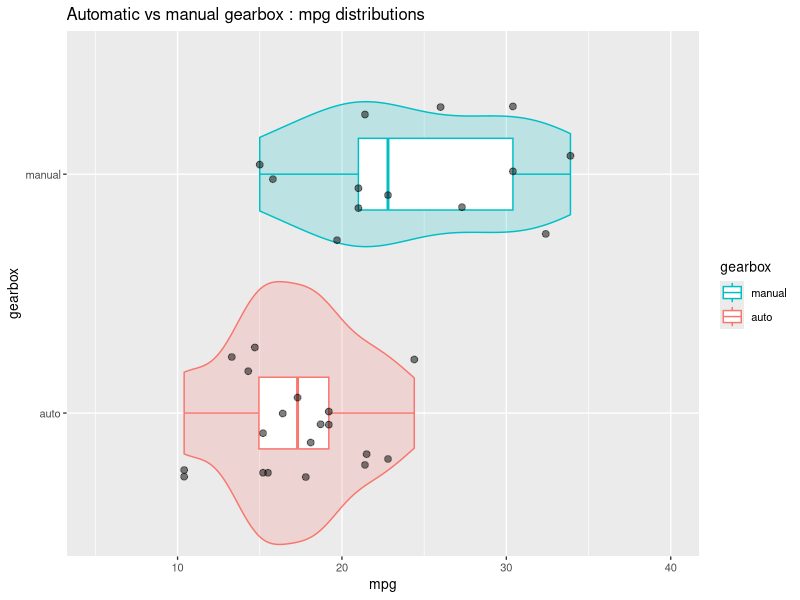
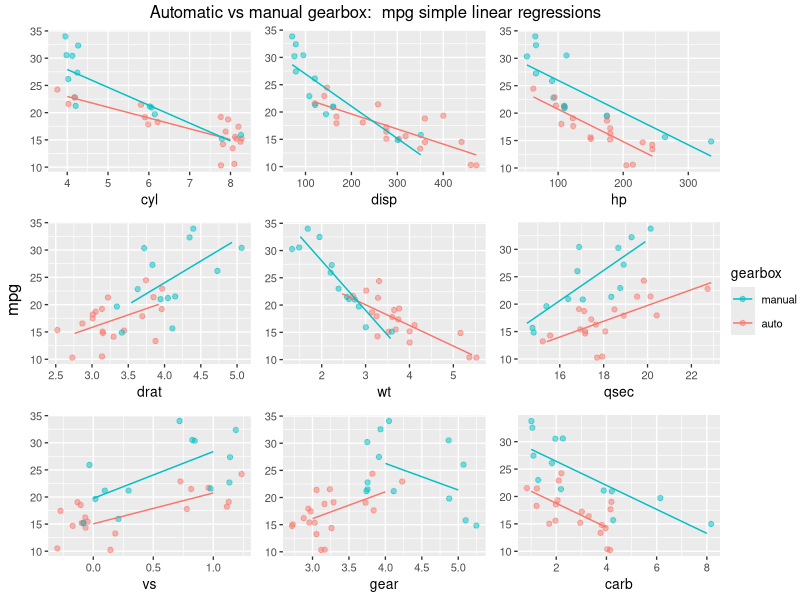
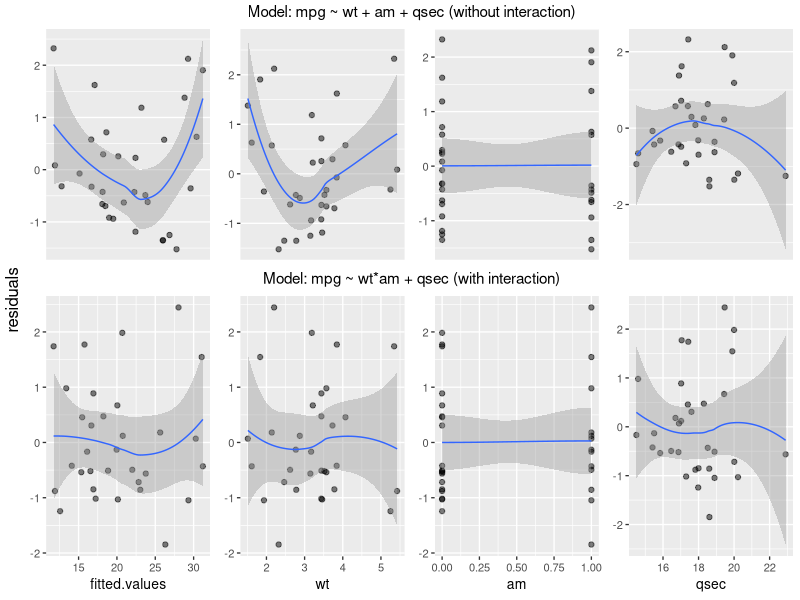
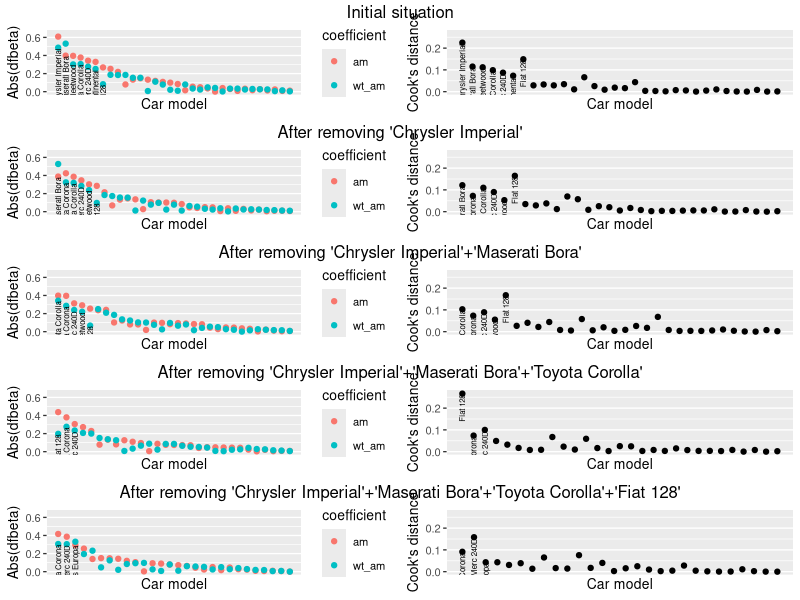
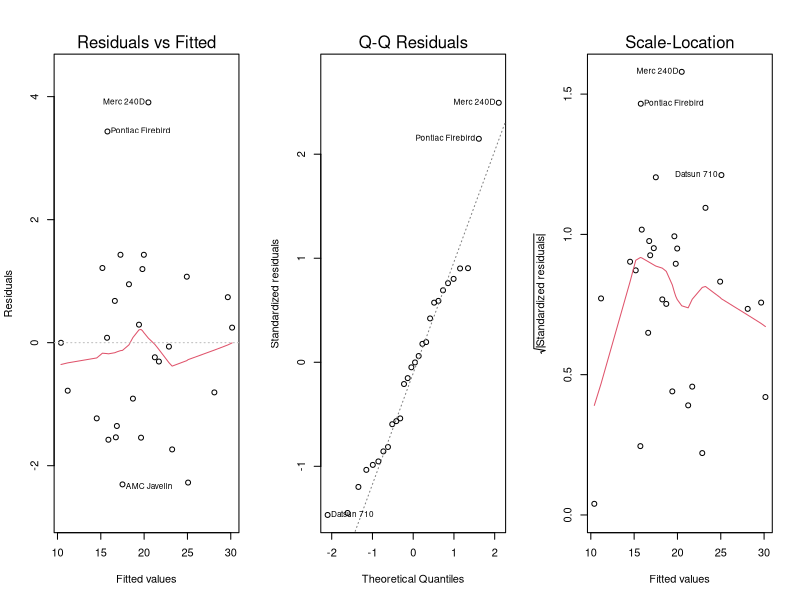
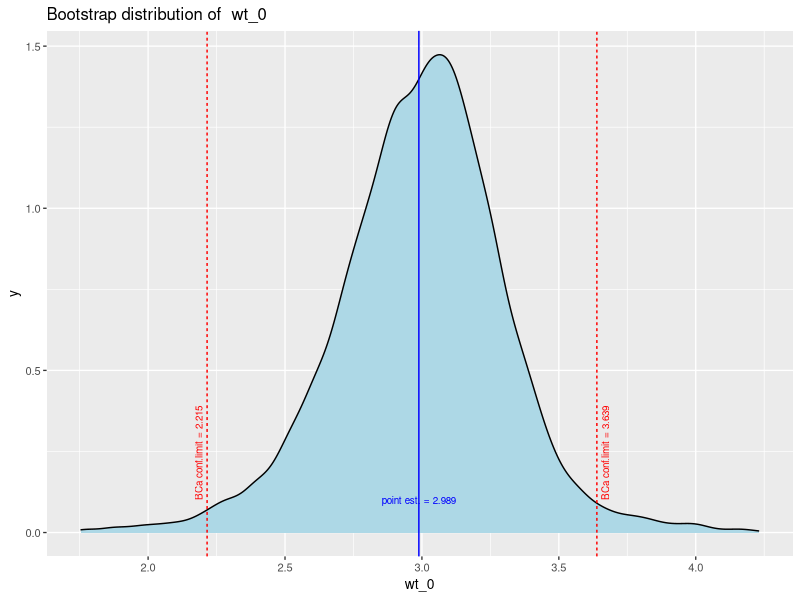

Reproduce these figures in R, in order.
## ---- chunk 1
knitr::opts_chunk$set(echo = FALSE)
options(digits = 2, scipen = 7)
## ---- chunk 2
vsfigheight <-  2 #2.5
vsfigwidth <-  4
sfigheight <-  3
sfigwidth <-  5
nfigheight <-  4.5 # chk
nfigwidth <-  6 # chk
lfigheight <-  5.5
lfigwidth <-  7
vlfigheight <-  8
vlfigwidth <-  8
knitr::opts_chunk$set(fig.height = nfigheight, fig.width = nfigwidth, fig.pos = "center")
## ---- chunk 3
library(knitr)
library(dplyr)
library(ggplot2)
library(grid)
library(gridExtra)
library(boot)
library(xtable)
## ---- chunk 4
defdevice <- NULL # NULL (print on current device), or 'win' (but anything goes)
defsleep <- 10 # default waiting time in seconds

bootstriter <-  10000 # bootstrap iterations

# alter the ggplot theme a little
theme_set(theme_grey(base_size = 10))

## ---- chunk 5
#' More external code
## ---- chunk 6
#' vlookup (as in Excel). each column may be described by its rank or its name
#'
vlookup <- function(value, searchtable, searchcol = 1, returncol= 2){
        searchtable[match(value, searchtable[[searchcol]]), returncol]
}


#' reordering factors
#' -------------------------------------------------
# from 'Standard Functions'
orderfact <- function(dataf, nomfact, orderfreq = TRUE, orderdesc = TRUE,
                      ordervar = "c..nt", orderval = NA, orderfun = sum,
                      nlevels = NULL) {
        if (is.null(nlevels)) {
                direction <- ifelse(orderdesc,-1, 1)

                if (orderfreq & ordervar == "c..nt") {
                        dataf$c..nt <- c(1)
                }
                if (is.na(orderval) & ordervar == "c..nt") {
                        dataf$c..nt <- c(1)
                } else if (is.na(orderval) & ordervar != "c..nt") {
                        # dataf$c..nt <- ifelse(is.na(dataf[, ordervar]), 0, 1)
                        #
                        # ordervar <- "c..nt"
                        # ne rien faire ??
                } else {
                        dataf$c..nt <-
                                ifelse(is.na(dataf[[ordervar]]),
                                       0 ,
                                       ifelse(dataf[[ordervar]] == orderval,
                                              1, 0))
                        ordervar <- "c..nt"
                }
                # reordonner le facteur
                if (orderfreq) {
                        xx <- dataf[[nomfact]]
                        xxx <- direction * dataf[[ordervar]]
                        resfact <- reorder(xx, xxx, orderfun, na.rm = TRUE)
                } else {
                        resfact <- dataf[[nomfact]]
                }
        } else {
                resfact <- factor(dataf[[nomfact]], levels = nlevels) ### modfié ????????????
        }
        # retour
        resfact
}
## ---- chunk 7

#' The data
#' ========

# From help file : data frame with 32 observations on 11 variables.

# [, 1]	 mpg	 Miles/(US) gallon
# [, 2]	 cyl	 Number of cylinders
# [, 3]	 disp	 Displacement (cu.in.)
# [, 4]	 hp	 Gross horsepower
# [, 5]	 drat	 Rear axle ratio
# [, 6]	 wt	 Weight (1000 lbs)
# [, 7]	 qsec	 1/4 mile time
# [, 8]	 vs	 V/S
# [, 9]	 am	 Transmission (0 = automatic, 1 = manual)
# [,10]	 gear	 Number of forward gears
# [,11]	 carb	 Number of carburetors

# comment
# :(http://stackoverflow.com/questions/18617174/r-mtcars-dataset-meaning-of-vs-variable:
# car has a V engine or a Straight engine)

# get the data
data("mtcars")



#' Data exploration
#' ----------------

#' compute means for  am = 0 / 1
means <- mtcars %>%
        group_by(am) %>%
        summarise(meanmpg=mean(mpg))

meanauto <- means[1,"meanmpg"]
meanmanual <- means[2,"meanmpg"]

#' add to data mtcars factor 'gerbox' = factor(am) ,
#' but explicitly (auto / manual)
# preserve rownames
rownames0 <- rownames(mtcars)
# mtcars <- mutate(mtcars, gearbox = factor(ifelse(am == 0, "auto", "manual")))
mtcars <- mutate(mtcars,
                 gearbox =
                         factor(mtcars$am,
                                labels = c("auto", "manual")))
# verification
# levels(mtcars$gearbox)
# restore rwnames
rownames(mtcars) <- rownames0

#' Compare distributions
# violin + box + points (jitter)
gviolin <- ggplot(mtcars, aes(gearbox, mpg, color=gearbox)) +
        geom_violin(mapping=aes(fill=gearbox),
                    width=1.1, show.legend = FALSE, alpha = .2) +
        geom_boxplot(width=.3) +
        geom_jitter(width=.3, height=.0,
                    alpha =.5, size = 2, color="black") +
        scale_y_continuous(limits = c(5, 40)) +
        guides(col = guide_legend(reverse = TRUE))+
        labs(title = "Automatic vs manual gearbox : mpg distributions") +
        coord_flip()

# display graphs, works with ggplot2 and gtable graphs. sends graphs to default
# or windows device (set the default in defdevice)
displaygraph <- function(one.graph,
                         windevice = defdevice,
                         width = nfigwidth,
                         height = nfigheight ) {
        if (is.null(windevice)) {
                grid.newpage()
                grid.draw(one.graph)
        } else {
                windows(width = width, height = height)
                grid.newpage()
                grid.draw(one.graph)
                Sys.sleep(defsleep)
                dev.off()
        }
}

# display
# displaygraph(gviolin)




#' Plotting the effect of every variable on mpg, conmparing automatic and manual transmissions
#' -------------------------------------------------------------------------------------------

# plotting function
plotam <- function(varname, withlegend = FALSE) {
        g <- ggplot(mtcars,
               aes_(x = as.name(varname),
                    y = quote(mpg),
                    color = quote(gearbox))) +
                geom_jitter(width= .3, height = .2, alpha =.5) +
                geom_smooth(data = filter(mtcars, am ==0),
                            method="lm", se= FALSE, size=.5) +
                geom_smooth(data = filter(mtcars, am ==1),
                            method="lm", se= FALSE, size=.5) +
                ylab(NULL) +
                # scale_color_discrete(guide_legend("am")) +
                theme(legend.position = "right")
        if (withlegend) {
                g + guides(col = guide_legend(reverse = TRUE))
        } else {
                g + theme(legend.position = "none")
        }
}

# test
# plotam("wt")
# plotam("wt" , withlegend=TRUE)

# plot all variables except mpg, against am
lpl <- lapply(X = setdiff(colnames(mtcars), c("am", "gearbox", "mpg")),
              plotam)


# put pplots together with a common legend):

# get the legend from any one plot (the plot must have a legend)
# extract legend
# https://github.com/hadley/ggplot2/wiki/Share-a-legend-between-two-ggplot2-graphs
g_legend <- function(a.gplot){
        tmp <- ggplot_gtable(ggplot_build(a.gplot))
        leg <- which(sapply(tmp$grobs, function(x) x$name) == "guide-box")
        legend <- tmp$grobs[[leg]]
        return(legend)}

mylegend <- g_legend(plotam("wt", withlegend = TRUE))


# draw the plot
# windows(width = 10, height = 6)
title2 <- textGrob("Automatic vs manual gearbox:  mpg simple linear regressions") #,
                   #gp = gpar(fontface="bold"))

gg <- arrangeGrob(grobs = lpl,
                  ncol = 3,
                  top = title2,
                  left = "mpg")

slrg <- arrangeGrob(gg,
                   mylegend, nrow=1, widths=c(10, 1))

# to display
# displaygraph(slrg)
## ---- chunk 8
#' model selection
#' ===============

#' backwards elimination (without interaction)
#' -------------------------------------------
# start


# testing function, not-really-so-great
nextstep <- function(fit) {
        sf <-  summary(fit)
        sfc <- summary(fit)$coef[-1,]
        rnames <- dimnames(sfc)[[1]]
        ix <- match(max(sfc[,4] ), sfc[,4] )
        # formula
        fitfla <- formula(fit)
        cfla <- as.character(fitfla)
        cfla <- paste(cfla[2], cfla[1], cfla[3])
        # result
        if (sfc[ix,4] > 0.05) {
                data.frame(nonsignif.var = rnames[ix],
                           p.value =  round(sfc[ix, 4], 3),
                           sigma = sf$sigma,
                           Rsquared =  sf$r.squared,
                           Adj.Rsquared = sf$adj.r.squared)
        } else {
                data.frame(nonsignif.var = "all significant",
                           formula = cfla,
                           sigma = sf$sigma,
                           Rsquared =  sf$r.squared,
                           Adj.Rsquared = sf$adj.r.squared)
        }
}


# initialize the removel process and create functions
initrem <- function() {
        i <- 1
        elim <- character(0)
        step = NULL
        list(remvar = function() {
                step <<- nextstep(fit)
                elim[i] <<- paste0(step$nonsignif.var,
                                  " (p.value:",
                                  round(step$p.value, 2) , ")" )
                i <<- i + 1
                step },
             whatstep = function() {step},
             stephist = function() {elim}
        )
}

temp <- initrem()
remvar <- temp[["remvar"]]
whatstep <- temp[["whatstep"]]
stephist <- temp[["stephist"]]

# remove var function
# remvar <- function() {
#         step <<- nextstep(fit)
#         elim[i] <<- paste(step$nonsignif.var, "(p.value =", round(step$p.value, 2) , ")" )
#         i <<- i + 1
# }




# first iteration
fit <- lm(mpg ~ carb + hp + disp + cyl + wt + gear + am + drat + vs + qsec, mtcars)
# show essentials
summary(fit)
remvar( )
stephist()


# 2 removing cyl
fit <- lm(mpg ~ carb + hp + disp + wt + gear + am + drat + vs + qsec, mtcars)
# show essentials
summary(fit)
remvar( )
stephist()


# removing vs
fit <- lm(mpg ~ carb + hp + disp + wt + gear + am + drat + qsec, mtcars)
# show essentials
summary(fit)
remvar( )
stephist()


# removing carb
fit <- lm(mpg ~ hp + disp + wt + gear + am + drat + qsec, mtcars)
# show essentials
summary(fit)
remvar( )
stephist()


# removing gear
fit <- lm(mpg ~ hp + disp + wt + am + drat + qsec, mtcars)
# show essentials
summary(fit)
remvar( )
stephist()


# removing drat
# show essentials
summary(fit)
remvar( )
stephist()


# removing disp
fit <- lm(mpg ~ hp + wt + am + qsec, mtcars)
# show essentials
summary(fit)
remvar( )
stephist()

# removing hp final step
fit <- lm(mpg ~ wt + am + qsec, mtcars)
# show essentials
sf1 <- summary(fit)
try(remvar( ))
sh <- stephist() # store removal history


# values to retain and display

# test list of removals (char)
remlist <- paste(sh, collapse = ", ")

firstformula <- as.character(formula(fit))
firstformula <- paste(firstformula[2], firstformula[1], firstformula[3])
# use sf1$adj.r.squared for the text
## ---- chunk 9
#' mpg ~ wt + am + qsec diagnostics
#' --------------------------------

# residuals plots

# Store residuals and fitted values
mtcars1 <- mutate(mtcars, resid1 = rstudent(fit),
                  fitted.values = fitted.values(fit))
rownames(mtcars1) <- rownames0

# residuals plots
# ---------------
# variables in the final model
vnames <- c("fitted.values", "wt", "am", "qsec")


resvarplot <- function(varname) {
        ggplot(mtcars1, aes_(as.name(varname) , quote(resid1))) +
                geom_point(alpha = .5) +
                geom_smooth(size = .5, linetype = 1, span = 1) +
                scale_y_continuous(name = NULL) +
                scale_x_continuous(name = NULL, breaks=NULL)
}

# test
# resvarplot(varname = "wt")
# compute aull residuals plots
lpres1 <- lapply(vnames, FUN=resvarplot)

# title
title <- textGrob("Model: mpg ~ wt + am + qsec (without interaction)", gp=gpar(fontsize=11))


gr1 <- arrangeGrob(grobs = lpres1,
          #ncols=3
          layout_matrix = matrix(c(1,2,3,4), nrow=1),
          # left = "residuals",
          top = title
          )

# to display
# displaygraph(gr1)
## ---- chunk 10
#' Adding interaction am:wt
#' ------------------------

fit2 <- lm(mpg ~ wt + am*wt + qsec, mtcars)
swi <- summary(fit2)
# swi

# Store residuals and fitted values
mtcars2 <- mutate(mtcars, resid1 = rstudent(fit2),
                  fitted.values = fitted.values(fit2))
rownames(mtcars2) <- rownames0


# residuals plots
# ---------------
# variables in the final model
vnames <- c("fitted.values", "wt", "am", "qsec")

resvarplot2 <- function(varname) {
        ggplot(mtcars2, aes_(as.name(varname) , quote(resid1))) +
                geom_point(alpha = .5) +
                geom_smooth(size = .5, linetype = 1, span = 1) +
                scale_y_continuous(name = NULL)
}

lpres2 <- lapply(vnames, FUN=resvarplot2)

title <- textGrob("Model: mpg ~ wt*am + qsec (with interaction)", gp=gpar(fontsize=11))

gr2 <- arrangeGrob(grobs = lpres2,
                  #ncols=3
                  layout_matrix = matrix(c(1,2,3,4), nrow=1),
                  # left = "residuals",
                  top = title
)



# combine residual plots in one grob
grall <- arrangeGrob(grobs=list(gr1,gr2), ncol = 1, left = "residuals", heights = c(4, 5))

# displaygraph(grall)


#' Try Adding interaction am:qsec + anova test ==> no
#' --------------------------------------------------

fit3 <- lm(mpg ~ wt + am*wt + qsec + am*qsec, mtcars)
s <- summary(fit3)
s

an <- anova(fit, fit2, fit3)
an


# Analysis of Variance Table
#
# Model 1: mpg ~ wt + am + qsec
# Model 2: mpg ~ wt + am * wt + qsec
# Model 3: mpg ~ wt + am * wt + qsec + am * qsec
# Res.Df    RSS Df Sum of Sq       F   Pr(>F)
# 1     28 169.29
# 2     27 117.28  1    52.010 11.6099 0.002145 **
# 3     26 116.47  1     0.802  0.1791 0.675630
# ---
#  Signif. codes:  0 ‘***’ 0.001 ‘**’ 0.01 ‘*’ 0.05 ‘.’ 0.1 ‘ ’ 1

# p-values
anpv <- an$`Pr(>F)`

#  NA 0.002144762 0.675630240

# get individual p-values
# anpv[2]
# anpv[3]

## ---- chunk 11

mtcars2$model <- rownames(mtcars) #reestablish row names


# step A
# -----

# fit the model
fit2A <- lm(mpg ~ wt + am*wt + qsec, mtcars2)
s <- summary(fit2A)
sc <- data.frame(s$coefficients)
sc$coeff <- rownames(sc)



influencegraph <- function(fitmodel, labsize = 2, labnumber = 5,
                           ylim1 = c(NA, NA), ylim2 = c(NA, NA),
                           title = "Cook's distance and |dfbetas|") {
        dfb <- dfbetas(fitmodel)
        # important dfbetas
        idfb <- dfb[ , c("am", "wt:am")]
        idfb <- as.data.frame(idfb)
        idfb$model <- rownames(idfb)
        idfb$cook <- cooks.distance(fitmodel)
        colnames(idfb) <- c("am","wt_am", "model", "cook" )

        idfb <- idfb %>%
                mutate(absam = abs(am),
                       abswtam =abs(wt_am),
                       maxeff=ifelse (absam > abswtam, absam, abswtam),
                       mineff=ifelse (absam > abswtam, abswtam, absam)) %>%
                arrange(desc(maxeff))

        idfb$model <- orderfact(dataf = idfb, nomfact = "model", ordervar = "maxeff")
        idfb$labels <- rep("", nrow(idfb))
        for (i in 1:labnumber) {idfb$labels[i] <- as.character(idfb$model[i])}
        # idfb$ylab <- idfb$mineff

        gdfb <- ggplot(idfb, aes(as.numeric(model))) +
                geom_point(aes(y = absam, color= "am")) +
                geom_point(aes(y = abswtam, color= "wt_am")) +
                scale_color_discrete("coefficient") +
                labs(x="Car model", y = "Abs(dfbeta)") +
                scale_y_continuous(limits = ylim1) +
                scale_x_continuous(breaks = NULL) +
                # theme(axis.text.x = element_text(angle=90, hjust = .5, vjust = .5)) +
                geom_text(aes(y = mineff, label=labels),
                          size = labsize, angle=90, hjust = 1, vjust = .5, nudge_y=-.01)

        gcd <- ggplot(idfb, aes(as.numeric(model), cook)) +
                geom_point() +
                scale_y_continuous(limits = ylim2) +
                scale_x_continuous(breaks = NULL) +
                labs(x="Car model", y = "Cook's distance") +
                geom_text(aes(y = cook, label=labels),
                          size = labsize, angle=90, hjust = 1, vjust = .5, nudge_y=-.005)
        grtitle <- textGrob(title)

        # return combined graph
        arrangeGrob(grobs =list(gdfb,gcd), layout_matrix=matrix(c(1,2), nrow = 1), top = grtitle)
}

cbA <- influencegraph(fit2A, labnumber = 7, ylim1 = c(0,.65), ylim2 = c(0,.27), title = "Initial situation")
# displaygraph(cbA)

# initialize removal vector
pointremovals <- character(0)


# Step B: Removing Chrysler Imperial
# ---------------------------------

mtcars2B <- filter(mtcars2, model != "Chrysler Imperial")
rownames(mtcars2B) <- mtcars2B$model

# fit2B <- lm(mpg ~ am*wt + qsec, mtcars2B)
# s <- summary(fit2B)
# s
fit2B <- lm(mpg ~ wt + am*wt + qsec, mtcars2B)
s <- summary(fit2B)
sc <- data.frame(s$coefficients)
sc$coeff <- rownames(sc)



# check Cook's D + dfbetas
cbB <- influencegraph(fit2B, labnumber = 6, ylim1 = c(0,.65), ylim2 = c(0,.27),
                      title = "After removing 'Chrysler Imperial'")
# displaygraph(cbB)


# register removal
pointremovals <- c(pointremovals, "Chrysler Imperial")


# Step C: Removing  Maserati Bora,
# -------------------------------

mtcars2C <- filter(mtcars2B, model != "Chrysler Imperial", model != "Maserati Bora" )
rownames(mtcars2C) <- mtcars2C$model

fit2C <- lm(mpg ~ wt + am*wt + qsec, mtcars2C)
s <- summary(fit2B)
sc <- data.frame(s$coefficients)
sc$coeff <- rownames(sc)

# register removal
pointremovals <- c(pointremovals, "Maserati Bora")


cbC <- influencegraph(fit2C, labnumber = 5, ylim1 = c(0,.65), ylim2 = c(0,.27),
                      title = "After removing 'Chrysler Imperial'+'Maserati Bora'")
# displaygraph(cbC)



# Step D: Removing  "Toyota Corolla",
# -------------------------------

mtcars2D <- filter(mtcars2C, model != "Toyota Corolla")
rownames(mtcars2D) <- mtcars2D$model

fit2D <- lm(mpg ~ wt + am*wt + qsec, mtcars2D)
s <- summary(fit2D)
sc <- data.frame(s$coefficients)
sc$coeff <- rownames(sc)


# register removal
pointremovals <- c(pointremovals, "Toyota Corolla")


cbD <- influencegraph(fit2D, labnumber = 3, ylim1 = c(0,.65), ylim2 = c(0,.27),
                      title = "After removing 'Chrysler Imperial'+'Maserati Bora'+'Toyota Corolla'")
# displaygraph(cbD)



# Step E: Removing  "Fiat 128",
# -----------------------------

mtcars2E <- filter(mtcars2D, model != "Fiat 128")
rownames(mtcars2E) <- mtcars2E$model
fit2E <- lm(mpg ~ wt + am*wt + qsec, mtcars2E)
s <- summary(fit2E)
sc <- data.frame(s$coefficients)
colnames(sc) <- c("Estimate", "Std.Error", "t-value", "Pr(>|t|)")


# register removal
pointremovals <- c(pointremovals, "Fiat 128")

cbE <- influencegraph(fit2E, labnumber = 3, ylim1 = c(0,.65), ylim2 = c(0,.27),
                      title = "After removing 'Chrysler Imperial'+'Maserati Bora'+'Toyota Corolla'+'Fiat 128'" )
# displaygraph(cbE)



#try putting these graphs together

# displaygraph(grid.arrange(grobs=list(cbA, cbB, cbC),  ncol = 1))
# displaygraph(grid.arrange(grobs=list(cbD, cbE),  ncol = 1))

allremgraph <- arrangeGrob(grobs=list(cbA, cbB, cbC, cbD, cbE),  ncol = 1)
allremovals <- paste(pointremovals, collapse = ", ")

# Diagnostics again (checking basic assumptions)

# pr <- par("mfrow")
# par(mfrow=c(1,3))
# for (i in 1:3) {plot(fit2E, which = i)}
# par(mfrow=pr)

# ==> normality assumption believable,
# uncorrelated residuals, homoscedasticity

## ---- chunk 12
swiar <- summary(fit2E)
sfc <- swiar$coefficients


# Point estimation
# neutral weight

nwt <- - (sfc[3,1] / sfc[5,1])
deltaslope <- sfc[5,1]



# ==> for small wt, manual is better, for high wt auto is better.
# balance point, w = 3(thousands of lb)
# The manufactureres might share a similar view, as the overlap zone goes from circa

mta <- filter(mtcars, am==0)
mtm <- filter(mtcars, am==1)
min(mta$wt) # 2.465
max(mtm$wt) # 3.57

## ---- chunk 13


# confidence interval for the slope coeff(wt:am)

Int <- sc[5,1] + c(-1,1) * qt(df = nrow(mtcars) - 2, p = .975) * sc[5,2]
# interval notation
Intslope <- paste("[", format( Int[1] ,digits =3), ";", format( Int[2] ,digits =3), "]")




#'
#' Bootstrapping (with package 'boot' and custom plotting function)
#' ----------------------------------------------------------------
#'


# function to obtain stats = c(beta(am), beta(am_wt), wt_0)
bs <- function(formula, data, indices) {
        d <- data[indices,] # allows boot to select sample
        fit <- lm(formula, data=d)
        cf <- coef(fit)
        # ret <- c("am" = cf["am"], "wt_am" = cf["wt:am"], "wt_0" = cf["am"] / cf["wt:am"])
        ret <- c(cf["am"], cf["wt:am"], "wt_0" = - cf["am"] / cf["wt:am"] ) # should we correct bias ???
        names(ret) <- c("am", "wt_am", "wt_0")
        return(ret)
}

# initial results (on the original sample)
orig <- bs(formula = mpg ~  qsec + wt*am, data=mtcars2E, indices= 1:nrow(mtcars2E))


# bootstrapping
set.seed(20)
results <- boot(data=mtcars2E, statistic=bs,
                R = bootstriter, formula = mpg ~ qsec + wt*am)



# customized plotting function
ggplotboot <- function(boot.out, index, cnames, title, trim = 0.015, conflevel = .95, digits = 3) {
        if (missing(cnames)) {cnames= paste0(rep("c", ncol(boot.out$t)),
                                            as.character(1:ncol(boot.out$t)))}
        if (missing(title)){title <- paste("Bootstrap distribution of ", cnames[index]) }

        #prepare data
        dfres <- as.data.frame(boot.out$t) # bootstrap dataframe of results
        colnames(dfres) <- cnames
        origres <- boot.out$t0 # original result
        names(origres) <- cnames

        lim <- quantile(dfres[[index]], probs = c(trim, 1 - trim), na.rm = TRUE)
        varname <- cnames[index]
        cfint <- boot.ci(results, type="bca", index= index, conf = conflevel)
        # confidence limits
        cflim <- cfint$bca[4:5]
        # data for vertical lines
        vlines <- data.frame(x = c(cflim[1],  origres[[index]], c(cflim[2])),
                             lt = factor(c(2,1,2)) )
        # data for text annots
        clabs <- data.frame(lab = paste( c("BCa conf.limit =" , "point est. =", "BCa conf.limit ="),
                                         round(vlines[["x"]], digits)),
                            x = vlines[["x"]],
                            y = c(.1, .1 , .1),
                            angl = c(90,0,90),
                            hjust= c(0,.5,0),
                            col = vlines[["lt"]],
                            nudge_x = c(-(lim[2] - lim[1]) / 80, 0, (lim[2] - lim[1]) / 80))


        ggplot(dfres, aes_(as.name(varname))) +
                geom_density(fill = "lightblue") +
                geom_vline(data=vlines, aes(xintercept=x, linetype = lt, color = lt)) +
                geom_text(data = clabs, aes(x + nudge_x, y, label= lab, angle = angl,
                                            hjust = hjust,  color = col), size = 2.5) +
                scale_x_continuous(limits = lim) +
                scale_color_manual(limits = c(1,2), breaks = c(1,2),
                                   values = c("blue", "red")) +
                labs(title = title) +
                theme(legend.position = "none")

}



# get the graphs
# ggplotboot(results, index=2, trim=0.01, cnames = c("am", "wt_am", "wt_0"))
# ggplotboot(results, index=3, trim=0.01, cnames =c("am", "wt_am", "wt_0"))


# confidence interval
bcaint <- boot.ci(results, type = "bca", index = 3)
bcaint <- bcaint$bca[4:5]

# interval notation
Intw0 <- paste("[", format( bcaint[1] ,digits =3), ";", format( bcaint[2] ,digits =3), "]")

## ---- chunk 14
options(xtable.comment = FALSE)
xtable(sc, label = NULL, caption = NULL, digits = 3)
## ---- chunk 15
displaygraph(gviolin)
## ---- chunk 16
displaygraph(slrg)
## ---- chunk 17
displaygraph(grall)
## ---- chunk 18
displaygraph(allremgraph)
## ---- chunk 19
pr <- par("mfrow")
par(mfrow=c(1,3))
for (i in 1:3) {plot(fit2E, which = i)}
par(mfrow=pr)
## ---- chunk 20
ggplotboot(results, index=3, trim=0.01, cnames =c("am", "wt_am", "wt_0"))
